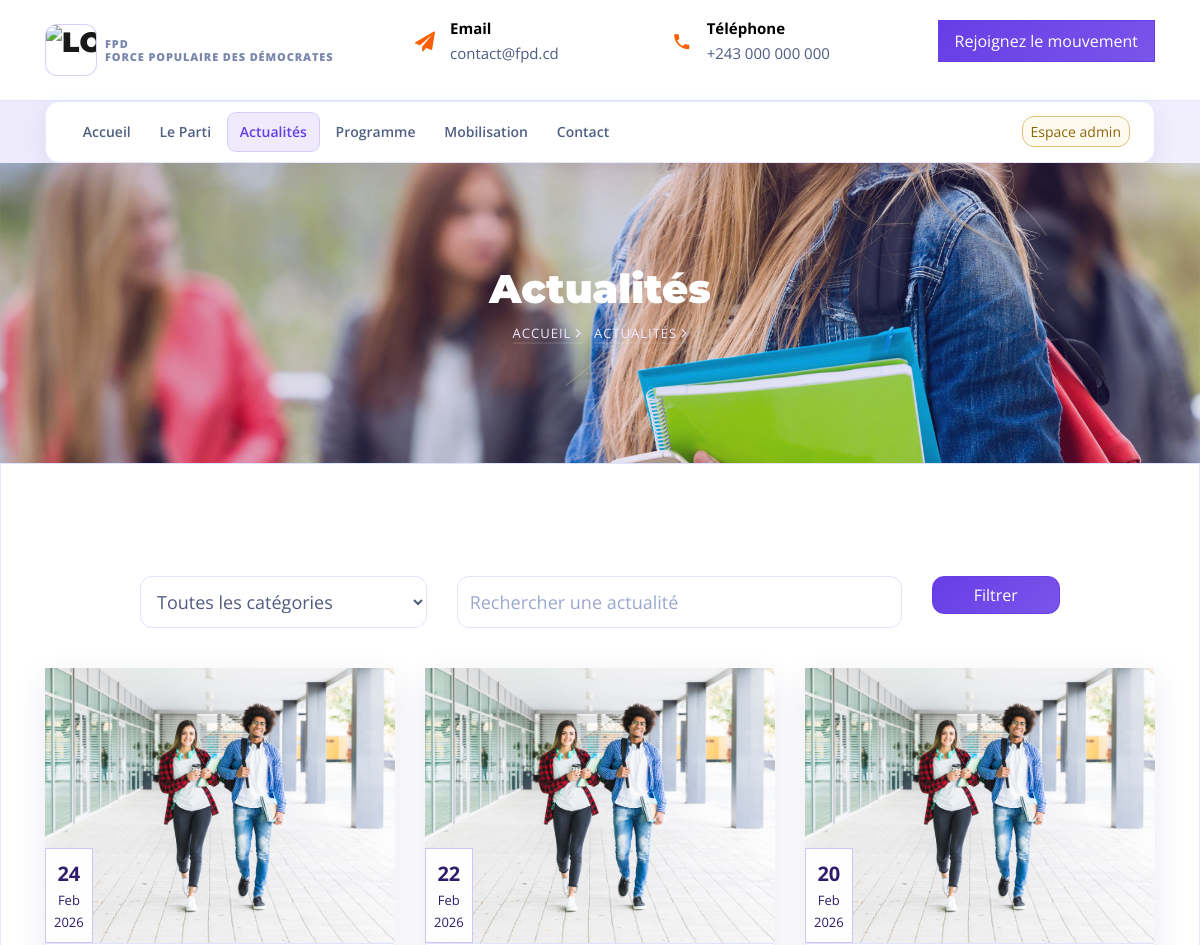
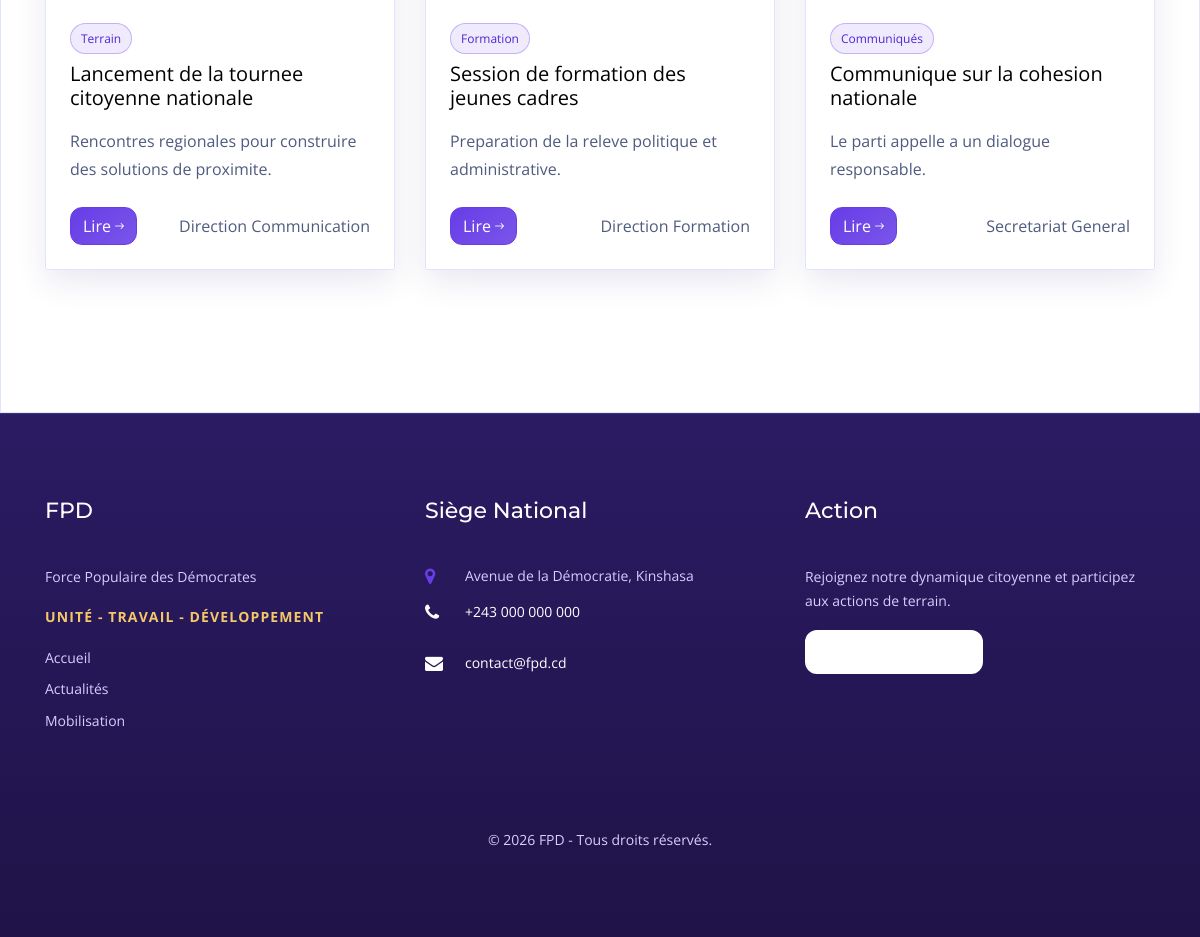
Page /actualites.php on the committed database (2 pictures, top to bottom).
### tables this page shows
CREATE TABLE IF NOT EXISTS `news_posts` (
  `id` BIGINT UNSIGNED NOT NULL AUTO_INCREMENT,
  `title` VARCHAR(255) NOT NULL,
  `slug` VARCHAR(255) NOT NULL,
  `excerpt` TEXT NULL,
  `content` LONGTEXT NOT NULL,
  `image_path` VARCHAR(255) NULL,
  `category` ENUM('communique', 'terrain', 'formation', 'mobilisation') NOT NULL DEFAULT 'communique',
  `status` ENUM('draft', 'published') NOT NULL DEFAULT 'draft',
  `published_at` DATETIME NOT NULL,
  `author_name` VARCHAR(120) NOT NULL DEFAULT 'FPD',
  `created_at` TIMESTAMP NOT NULL DEFAULT CURRENT_TIMESTAMP,
  `updated_at` TIMESTAMP NOT NULL DEFAULT CURRENT_TIMESTAMP ON UPDATE CURRENT_TIMESTAMP,
  PRIMARY KEY (`id`),
  UNIQUE KEY `uq_news_posts_slug` (`slug`),
  KEY `idx_news_posts_status_published` (`status`, `published_at`),
  KEY `idx_news_posts_category` (`category`)
);

### includes/helpers.php (called while the page is built, shortened)
<?php
function e(string $value): string
{
    return htmlspecialchars($value, ENT_QUOTES, 'UTF-8');
}
function app_path(string $path = ''): string
{
    $base = rtrim(APP_BASE_PATH, '/');
    $suffix = ltrim($path, '/');
    if ($suffix === '') {
        return $base . '/';
    }
    return $base . '/' . $suffix;
}
function page_url(string $route, array $query = []): string
{
    $routes = [
        'home' => '',
        'parti' => 'parti',
        'actualites' => 'actualites',
        'programme' => 'programme',
        'mobilisation' => 'mobilisation',
        'contact' => 'contact',
        'article' => 'article',
        'admin_login' => 'admin/login.php',
        'admin_home' => 'admin/index.php',
        'admin_edit' => 'admin/edit.php',
        'admin_delete' => 'admin/delete.php',
        'admin_logout' => 'admin/logout.php',
    ];
    $target = $routes[$route] ?? ltrim($route, '/');
    $url = app_path($target);
    if (empty($query)) {
        return $url;
    }
    $separator = strpos($url, '?') === false ? '?' : '&';
    return $url . $separator . http_build_query($query, '', '&', PHP_QUERY_RFC3986);
}
function article_url(string $slug): string
{
    $slug = trim($slug);
    return app_path('article/' . rawurlencode($slug));
}
function category_label(string $category): string
{
    $map = [
        'communique' => 'Communiqués',
        'terrain' => 'Terrain',
        'formation' => 'Formation',
        'mobilisation' => 'Mobilisation',
    ];
    return $map[$category] ?? ucfirst($category);
}
function active_class(string $activePage, string $current): string
{
    return $activePage === $current ? 'active' : '';
}
function is_external_url(string $path): bool
{
    return (bool) preg_match('/^https?:\\/\\//i', $path);
}
function media_url(?string $path, string $fallback = 'images/bg_1.jpg'): string
{
    $candidate = trim((string) $path);
    if (!file_exists(__DIR__ . '/../' . ltrim($candidate, '/'))) {
        return app_path($fallback);
    }
    return app_path(ltrim($candidate, '/'));
}

### includes/news.php (called while the page is built, shortened)
<?php
require_once __DIR__ . '/helpers.php';
function allowed_categories(): array
{
    return ['communique', 'terrain', 'formation', 'mobilisation'];
}
function search_posts(?string $category = null, string $query = '', int $limit = 30): array
{
    $query = trim($query);
    try {
        $pdo = db();
        $sql = 'SELECT id, title, slug, excerpt, content, image_path, category, status, published_at, author_name
                FROM news_posts
                WHERE status = :status';
        $params = ['status' => 'published'];
        $sql .= ' ORDER BY published_at DESC LIMIT ' . (int) $limit;
        $stmt = $pdo->prepare($sql);
        $stmt->execute($params);
        return $stmt->fetchAll();
    } catch (Throwable $exception) {
        $data = fallback_posts();
        if ($category !== null && in_array($category, allowed_categories(), true)) {
            $data = array_values(array_filter($data, function ($item) use ($category) {
                return ($item['category'] ?? '') === $category;
            }));
        }
        if ($query !== '') {
            $queryLower = str_lower($query);
            $data = array_values(array_filter($data, function ($item) use ($queryLower) {
                $hay = (string) (($item['title'] ?? '') . ' ' . ($item['excerpt'] ?? '') . ' ' . ($item['content'] ?? ''));
                return str_contains_ci($hay, $queryLower);
            }));
        }
        return array_slice($data, 0, $limit);
    }
}

### actualites.php (the view, shortened to what this page needs)
<?php
require_once __DIR__ . '/includes/news.php';
$activePage = 'actualites';
$category = isset($_GET['category']) ? trim((string) $_GET['category']) : '';
$search = isset($_GET['q']) ? trim((string) $_GET['q']) : '';
$category = in_array($category, allowed_categories(), true) ? $category : null;
$posts = search_posts($category, $search, 100);
require __DIR__ . '/includes/header.php';
?>
<section class="hero-wrap hero-wrap-2" style="background-image: url('<?= e(app_path('images/bg_2.jpg')) ?>');">
  <div class="overlay"></div>
  <div class="container">
    <div class="row no-gutters slider-text align-items-center justify-content-center">
      <div class="col-md-9 ftco-animate text-center">
        <h1 class="mb-2 bread">Actualités</h1>
        <p class="breadcrumbs">
          <span class="mr-2"><a href="<?= e(page_url('home')) ?>">Accueil <i class="ion-ios-arrow-forward"></i></a></span>
          <span>Actualités <i class="ion-ios-arrow-forward"></i></span>
        </p>
      </div>
    </div>
  </div>
</section>
<section class="ftco-section bg-light">
  <div class="container">
    <div class="row justify-content-center mb-4 pb-2">
      <div class="col-md-10">
        <form method="get" class="row">
          <div class="col-md-4 mb-2">
            <select name="category" class="form-control">
              <option value="">Toutes les catégories</option>
            </select>
          </div>
          <div class="col-md-6 mb-2">
            <input type="text" name="q" class="form-control" placeholder="Rechercher une actualité" value="<?= e($search) ?>">
          </div>
          <div class="col-md-2 mb-2">
            <button type="submit" class="btn btn-primary btn-block">Filtrer</button>
          </div>
        </form>
      </div>
    </div>
    <div class="row">
      <?php foreach ($posts as $post): ?>
        <?php
        $imageUrl = media_url($post['image_path'] ?? '', 'images/image_2.jpg');
        $excerpt = trim((string) ($post['excerpt'] ?? ''));
        ?>
        <div class="col-md-6 col-lg-4 ftco-animate">
          <div class="blog-entry">
            <a href="<?= e(article_url((string) ($post['slug'] ?? ''))) ?>" class="block-20 d-flex align-items-end" style="background-image: url('<?= e($imageUrl) ?>');">
              <div class="meta-date text-center p-2">
                <span class="day"><?= e(date('d', strtotime((string) ($post['published_at'] ?? 'now')))) ?></span>
                <span class="mos"><?= e(date('M', strtotime((string) ($post['published_at'] ?? 'now')))) ?></span>
                <span class="yr"><?= e(date('Y', strtotime((string) ($post['published_at'] ?? 'now')))) ?></span>
              </div>
            </a>
            <div class="text p-4">
              <p class="mb-2">
                <span class="fpd-pill"><?= e(category_label((string) ($post['category'] ?? ''))) ?></span>
              </p>
              <h3 class="heading">
                <a href="<?= e(article_url((string) ($post['slug'] ?? ''))) ?>"><?= e((string) ($post['title'] ?? 'Actualité')) ?></a>
              </h3>
              <p><?= e($excerpt) ?></p>
              <div class="d-flex align-items-center mt-4">
                <p class="mb-0">
                  <a href="<?= e(article_url((string) ($post['slug'] ?? ''))) ?>" class="btn btn-primary">Lire <span class="ion-ios-arrow-round-forward"></span></a>
                </p>
                <p class="ml-auto mb-0">
                  <span><?= e((string) ($post['author_name'] ?? 'FPD')) ?></span>
                </p>
              </div>
            </div>
          </div>
        </div>
      <?php endforeach; ?>
    </div>
  </div>
</section>
<?php require __DIR__ . '/includes/footer.php'; ?>

### includes/header.php (shortened to what this page needs)
<?php
require_once __DIR__ . '/helpers.php';
$activePage = $activePage ?? '';
$bodyClass = isset($bodyClass) ? trim((string) $bodyClass) : '';
?>
<!DOCTYPE html>
<html lang="fr">
<head>
  <link rel="stylesheet" href="<?= e(app_path('css/open-iconic-bootstrap.min.css')) ?>">
  <link rel="stylesheet" href="<?= e(app_path('css/animate.css')) ?>">
  <link rel="stylesheet" href="<?= e(app_path('css/owl.carousel.min.css')) ?>">
  <link rel="stylesheet" href="<?= e(app_path('css/owl.theme.default.min.css')) ?>">
  <link rel="stylesheet" href="<?= e(app_path('css/magnific-popup.css')) ?>">
  <link rel="stylesheet" href="<?= e(app_path('css/aos.css')) ?>">
  <link rel="stylesheet" href="<?= e(app_path('css/ionicons.min.css')) ?>">
  <link rel="stylesheet" href="<?= e(app_path('css/flaticon.css')) ?>">
  <link rel="stylesheet" href="<?= e(app_path('css/icomoon.css')) ?>">
  <link rel="stylesheet" href="<?= e(app_path('css/style.css')) ?>">
  <link rel="stylesheet" href="<?= e(app_path('css/fpd-theme.css')) ?>">
</head>
<body<?= $bodyClass !== '' ? ' class="' . e($bodyClass) . '"' : '' ?>>
  <div class="bg-top navbar-light">
    <div class="container">
      <div class="row no-gutters d-flex align-items-center align-items-stretch">
        <div class="col-md-4 d-flex align-items-center py-3 py-md-4">
          <a class="navbar-brand d-flex align-items-center" href="<?= e(page_url('home')) ?>">
            <img src="<?= e(app_path('logo2.png')) ?>" alt="Logo FPD" class="brand-logo mr-2">
            <span class="brand-text-wrap">
              FPD <span>Force Populaire des Démocrates</span>
            </span>
          </a>
        </div>
        <div class="col-lg-8 d-block">
          <div class="row d-flex">
            <div class="col-md d-flex topper align-items-center align-items-stretch py-md-3">
              <div class="icon d-flex justify-content-center align-items-center"><span class="icon-paper-plane"></span></div>
              <div class="text">
                <span>Email</span>
                <span>contact@fpd.cd</span>
              </div>
            </div>
            <div class="col-md d-flex topper align-items-center align-items-stretch py-md-3">
              <div class="icon d-flex justify-content-center align-items-center"><span class="icon-phone2"></span></div>
              <div class="text">
                <span>Téléphone</span>
                <span>+243 000 000 000</span>
              </div>
            </div>
            <div class="col-md topper d-flex align-items-center justify-content-end">
              <p class="mb-0">
                <a href="<?= e(page_url('mobilisation')) ?>" class="btn py-2 px-3 btn-primary d-flex align-items-center justify-content-center">
                  <span>Rejoignez le mouvement</span>
                </a>
              </p>
            </div>
          </div>
        </div>
      </div>
    </div>
  </div>
  <nav class="navbar navbar-expand-lg navbar-dark bg-dark ftco-navbar-light ftco_navbar" id="ftco-navbar">
    <div class="container d-flex align-items-center px-4">
      <div class="collapse navbar-collapse" id="ftco-nav">
        <ul class="navbar-nav mr-auto">
          <li class="nav-item <?= e(active_class($activePage, 'home')) ?>"><a href="<?= e(page_url('home')) ?>" class="nav-link pl-0">Accueil</a></li>
          <li class="nav-item <?= e(active_class($activePage, 'parti')) ?>"><a href="<?= e(page_url('parti')) ?>" class="nav-link">Le Parti</a></li>
          <li class="nav-item <?= e(active_class($activePage, 'actualites')) ?>"><a href="<?= e(page_url('actualites')) ?>" class="nav-link">Actualités</a></li>
          <li class="nav-item <?= e(active_class($activePage, 'programme')) ?>"><a href="<?= e(page_url('programme')) ?>" class="nav-link">Programme</a></li>
          <li class="nav-item <?= e(active_class($activePage, 'mobilisation')) ?>"><a href="<?= e(page_url('mobilisation')) ?>" class="nav-link">Mobilisation</a></li>
          <li class="nav-item <?= e(active_class($activePage, 'contact')) ?>"><a href="<?= e(page_url('contact')) ?>" class="nav-link">Contact</a></li>
        </ul>
        <a href="<?= e(page_url('admin_login')) ?>" class="btn btn-sm btn-outline-gold">Espace admin</a>
      </div>
    </div>
  </nav>

### includes/footer.php (shortened to what this page needs)
<footer class="ftco-footer ftco-bg-dark ftco-section">
  <div class="container">
    <div class="row mb-5">
      <div class="col-md-6 col-lg-4">
        <div class="ftco-footer-widget mb-5">
          <h2 class="ftco-heading-2">FPD</h2>
          <p>Force Populaire des Démocrates</p>
          <p class="footer-slogan">UNITÉ - TRAVAIL - DÉVELOPPEMENT</p>
          <ul class="list-unstyled mt-3 footer-links">
            <li><a href="<?= e(page_url('home')) ?>">Accueil</a></li>
            <li><a href="<?= e(page_url('actualites')) ?>">Actualités</a></li>
            <li><a href="<?= e(page_url('mobilisation')) ?>">Mobilisation</a></li>
          </ul>
        </div>
      </div>
      <div class="col-md-6 col-lg-4">
        <div class="ftco-footer-widget mb-5">
          <h2 class="ftco-heading-2">Siège National</h2>
          <div class="block-23 mb-3">
            <ul>
              <li><span class="icon icon-map-marker"></span><span class="text">Avenue de la Démocratie, Kinshasa</span></li>
              <li><a href="tel:+243000000000"><span class="icon icon-phone"></span><span class="text">+243 000 000 000</span></a></li>
              <li><a href="mailto:contact@fpd.cd"><span class="icon icon-envelope"></span><span class="text">contact@fpd.cd</span></a></li>
            </ul>
          </div>
        </div>
      </div>
      <div class="col-md-6 col-lg-4">
        <div class="ftco-footer-widget mb-5">
          <h2 class="ftco-heading-2">Action</h2>
          <p>Rejoignez notre dynamique citoyenne et participez aux actions de terrain.</p>
          <a href="<?= e(page_url('mobilisation')) ?>" class="btn btn-primary px-3 py-2">Agissons ensemble</a>
        </div>
      </div>
    </div>
    <div class="row">
      <div class="col-md-12 text-center">
        <p class="mb-0">&copy; <?= date('Y') ?> FPD - Tous droits réservés.</p>
      </div>
    </div>
  </div>
</footer>
</body>
</html>

### css/icomoon.css (style rules this page uses)
[class^="icon-"], [class*=" icon-"] { font-family: 'icomoon' !important; speak: none; font-style: normal; font-weight: normal; font-variant: normal; text-transform: none; line-height: 1; -webkit-font-smoothing: antialiased; -moz-osx-font-smoothing: grayscale; }
.icon-map-marker:before { content: "\f041"; }
.icon-phone:before { content: "\f095"; }
.icon-envelope:before { content: "\f0e0"; }
.icon-paper-plane:before { content: "\f1d8"; }
.icon-phone2:before { content: "\e0cd"; }

### rows in the picture
news_posts: published_at "24", published_at "Feb", published_at "2026", category "Terrain", title "Lancement de la tournee citoyenne nationale", excerpt "Rencontres regionales pour construire des solutions de proximite.", author_name "Direction Communication"
news_posts: published_at "22", published_at "Feb", published_at "2026", category "Formation", title "Session de formation des jeunes cadres", excerpt "Preparation de la releve politique et administrative.", author_name "Direction Formation"
news_posts: published_at "20", published_at "Feb", published_at "2026", category "Communiqués", title "Communique sur la cohesion nationale", excerpt "Le parti appelle a un dialogue responsable.", author_name "Secretariat General"
